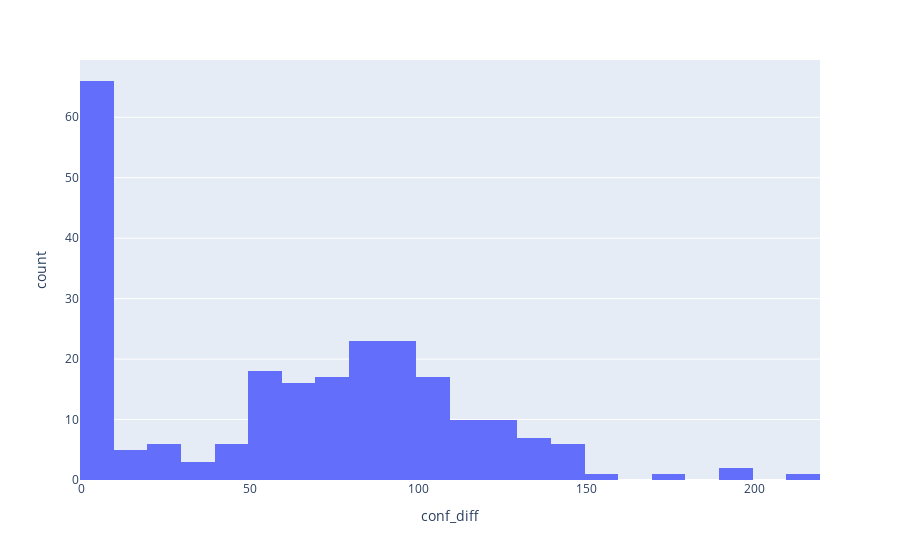

Notebook code cell kept with this figure:
### Markdown cell above
## Distribution for Virginia State

### Code cell
print('Variance : \n{}'.format(VA_New_Cases_agg[['conf_diff','deaths_diff']].var()))
VA_New_Cases_agg = VA_New_Cases_agg.fillna(0)
# print('Variance in data: \n',VA_New_Cases.var())
df = ((VA_New_Cases_agg['conf_diff']/population_VA)*1000000).round()
mean = df.mean()
var = df.var()
skew1 = skew(df)   
kurt = kurtosis(df)
std = st.stdev(df)
print('\nDistribution Statistics after normalizing by population:\nmean: {}, variance: {}, Skewness: {}, Kurtosis: {}, Std: {}'.format(mean,var,skew1,kurt,std))

# VA_New_Cases.head(50)
fig0 = px.histogram(df, x="conf_diff", nbins=30)
fig0.show()

# Tried poisson distribution
x = np.arange(0,200,10)
y = poisson.pmf(mu=mean,k=x)
fig2 = px.line(x=x,y=poisson.pmf(mu=mean,k=x), title='Tried fitting poisson distribution').update_traces(mode='lines+markers')
# fig2.show()
imgg2 = pio.to_image(fig2,format='png')
Image(imgg2)

### Figure 1 — Plotly figure (JSON) as saved in the notebook; plotly's stock layout.template omitted (floating-point values rounded to 4 significant figures; data arrays with more than 128 entries replaced by an {"elided": "..."} marker saying what was removed)
{"data": [{"alignmentgroup": "True", "bingroup": "x", "hovertemplate": "conf_diff=%{x}<br>count=%{y}<extra></extra>", "legendgroup": "", "marker": {"color": "#636efa"}, "name": "", "nbinsx": 30, "offsetgroup": "", "orientation": "v", "showlegend": false, "type": "histogram", "x": {"elided": "238 int values"}, "xaxis": "x", "yaxis": "y"}], "layout": {"barmode": "relative", "legend": {"tracegroupgap": 0}, "margin": {"t": 60}, "xaxis": {"anchor": "y", "domain": [0, 1], "title": {"text": "conf_diff"}}, "yaxis": {"anchor": "x", "domain": [0, 1], "title": {"text": "count"}}}}
